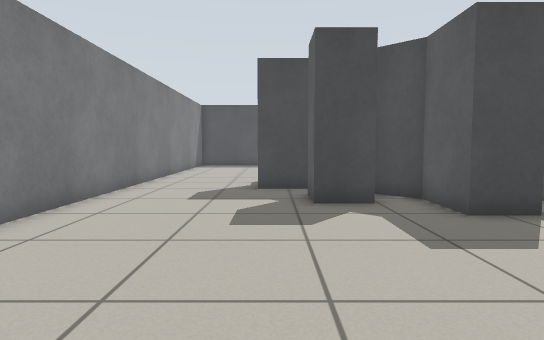
View 1 (above)

17 first-person views from a walk through a Gazebo world. The camera is 0.68 m above the floor, tilts 4° down and sees 75° across. The floor is counted in squares, 0.5 m on a side. Each view is taken from the middle of a square. On the plan, view 1 faces up. The plan holds only what a view shows up to about 15 squares ahead; the rest is blank.

View 2
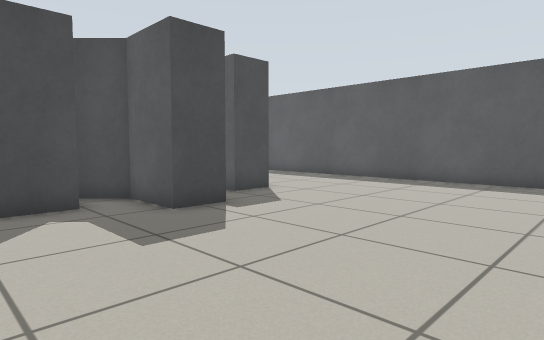

View 3
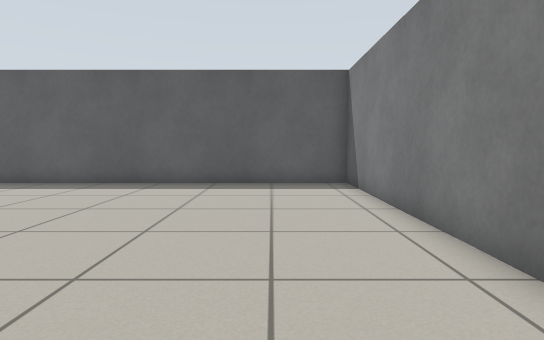

View 4
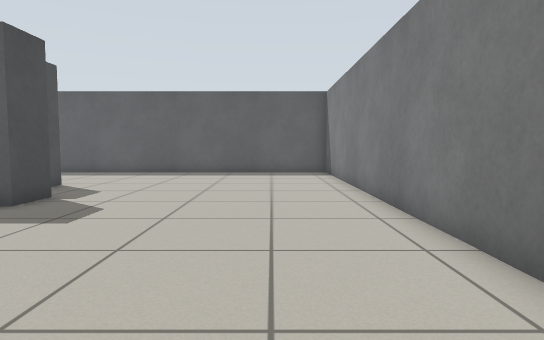

View 5
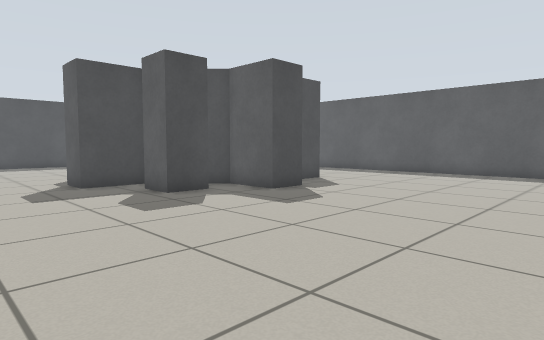

View 6
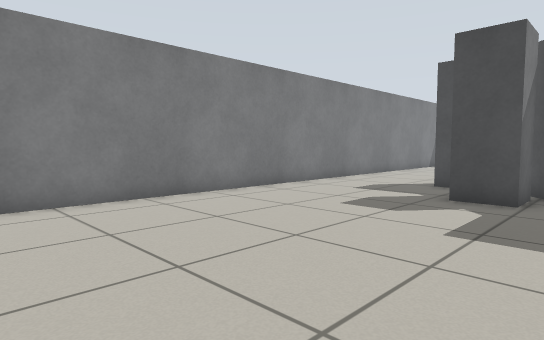

View 7
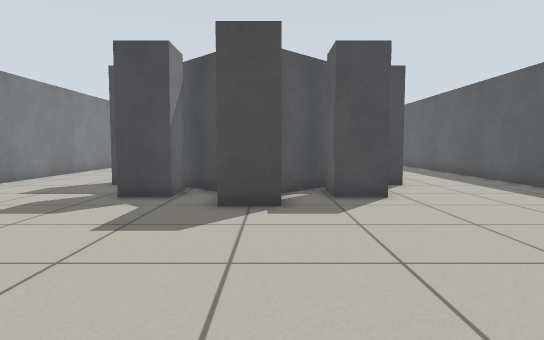

View 8
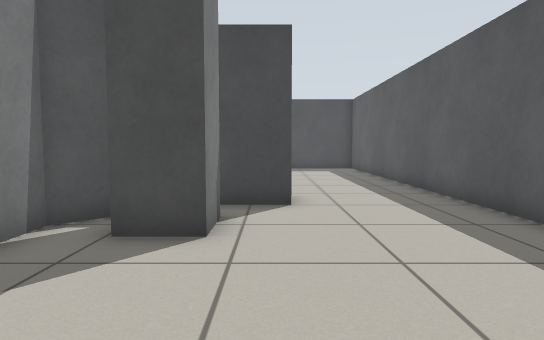

View 9
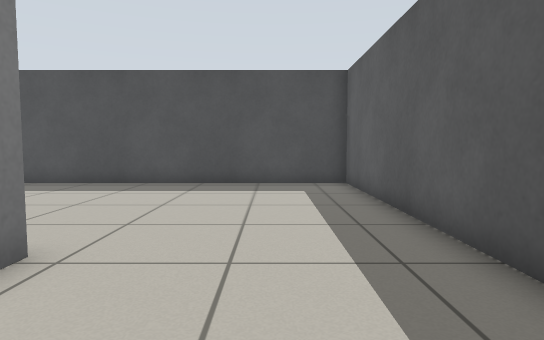

View 10
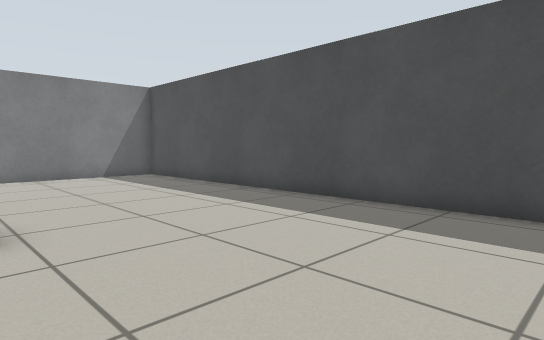

View 11
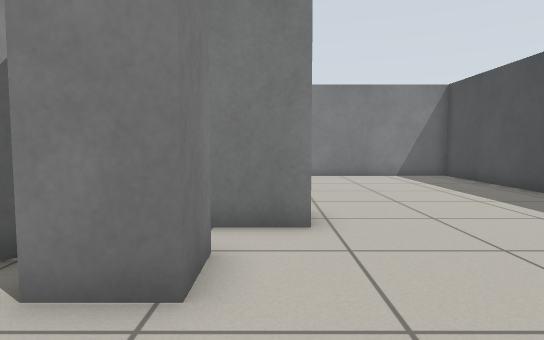

View 12
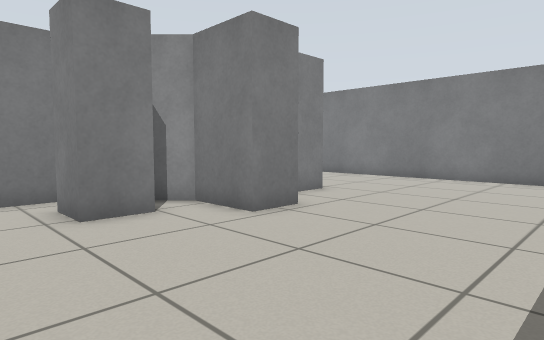

View 13
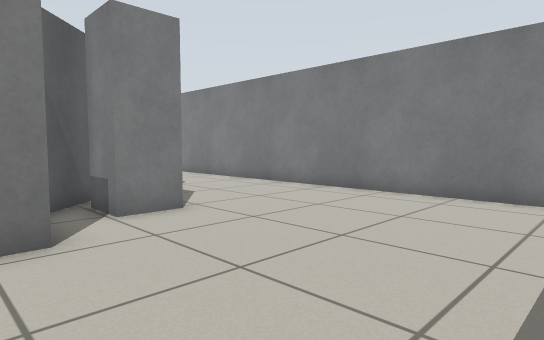

View 14
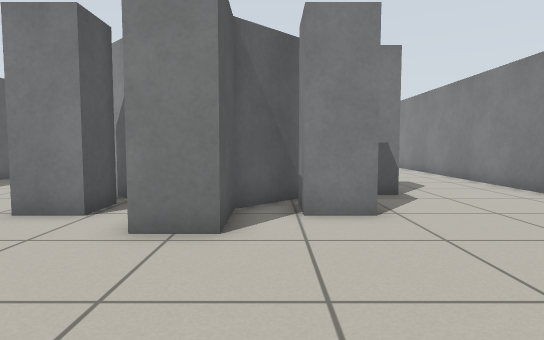

View 15
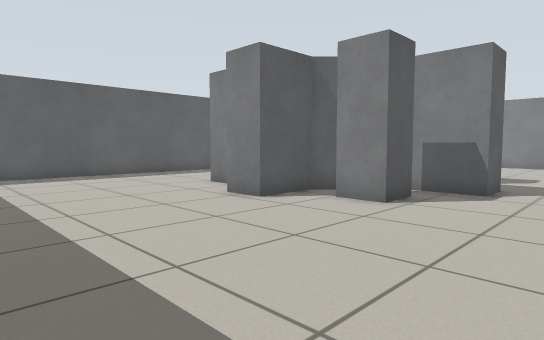

View 16
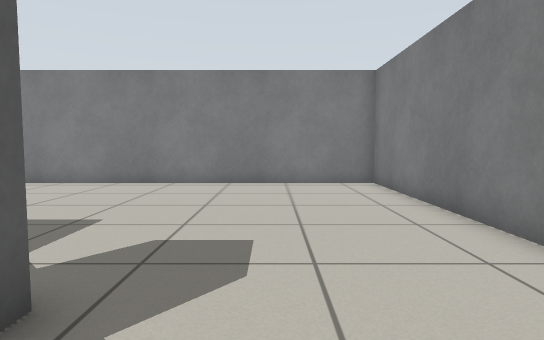

View 17
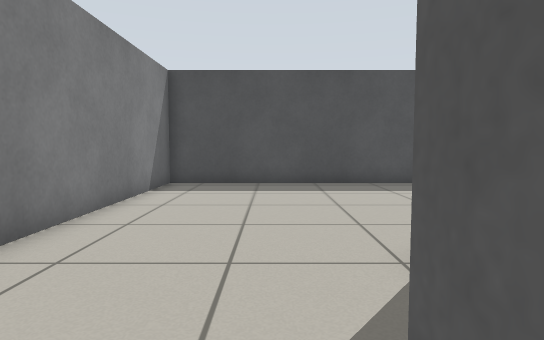

### Floor plan
Ten units are one square. View 1 is at (0, 0); x grows to the right and y downward. Boxes are objects, and circles mark ways between rooms. Rooms are numbered by the first view taken in them; rooms with no view inside come last. Other rooms are left out.
<svg viewBox="-52 -242 194 264">
<path fill="none" stroke="#000" d="M52 -68 38 -68 38 -89 21 -106M24 -96 24 -82 10 -82 10 -96M80 -96 80 -82 66 -82 66 -96M68 -105 52 -89 52 -79M18 -110 -4 -110M95 -110 78 -110M-47 -105 -47 17 137 17 137 -105M66 -138 66 -152 80 -152 80 -138M10 -138 10 -152 24 -152 24 -138M66 -131 72 -125M20 -128 38 -145 38 -166 52 -166 52 -145 60 -138M76 -124 89 -124M-4 -110 -4 -124 16 -124M137 -105 137 -237 -47 -237 -47 -105"/>
<circle cx="-25" cy="-115" r="3" fill="#2a7"/>
<circle cx="115" cy="-115" r="3" fill="#2a7"/>
<text x="40" y="-40">1</text>
<text x="40" y="-180">2</text>
</svg>
Room 1 opens to room 2.

Where each view was taken, in squares from view 1:
view 1: 0 up, 0 right, facing up
view 2: 0 up, 0 right, facing up-right
view 3: 1 up, 1 right, facing right
view 4: 1 up, 4 left, facing right
view 5: 1 down, 4 left, facing up-right
view 6: 1 down, 4 right, facing up-left
view 7: 1 down, 5 right, facing up
view 8: 3 up, 9 right, facing up
view 9: 11 up, 11 right, facing up
view 10: 16 up, 11 right, facing up-left
view 11: 16 up, 11 right, facing left
view 12: 22 up, 10 right, facing down-left
view 13: 22 up, 5 right, facing down-left
view 14: 22 up, 3 right, facing down
view 15: 23 up, 3 left, facing down-right
view 16: 11 up, 1 left, facing down
view 17: 11 up, 1 left, facing up
